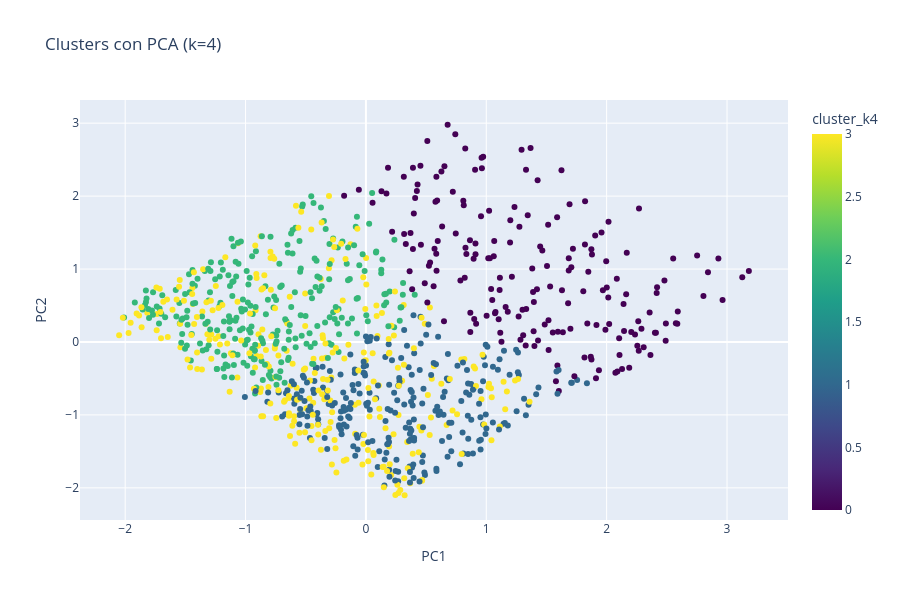

The notebook cell this image was saved under:
### Code cell
import plotly.express as px

fig_pca = px.scatter(
    df, x="PC1", y="PC2", color="cluster_k4",
    hover_data=["Total", "Rating", "Customer type", "Product line", "Payment"],
    title="Clusters con PCA (k=4)",
    color_continuous_scale="Viridis"
)
fig_pca.update_layout(width=900, height=600)
fig_pca.show()

### Figure 1 — Plotly figure (JSON) as saved in the notebook; plotly's stock layout.template omitted (floating-point values rounded to 4 significant figures; data arrays with more than 128 entries replaced by an {"elided": "..."} marker saying what was removed)
{"data": [{"customdata": {"elided": "1000x5 mixed values"}, "hovertemplate": "PC1=%{x}<br>PC2=%{y}<br>Total=%{customdata[0]}<br>Rating=%{customdata[1]}<br>Customer type=%{customdata[2]}<br>Product line=%{customdata[3]}<br>Payment=%{customdata[4]}<br>cluster_k4=%{marker.color}<extra></extra>", "legendgroup": "", "marker": {"color": {"elided": "1000 int values"}, "coloraxis": "coloraxis", "symbol": "circle"}, "mode": "markers", "name": "", "orientation": "v", "showlegend": false, "type": "scatter", "x": {"elided": "1000 float values"}, "xaxis": "x", "y": {"elided": "1000 float values"}, "yaxis": "y"}], "layout": {"coloraxis": {"colorbar": {"title": {"text": "cluster_k4"}}, "colorscale": [[0, "#440154"], [0.1111, "#482878"], [0.2222, "#3e4989"], [0.3333, "#31688e"], [0.4444, "#26828e"], [0.5556, "#1f9e89"], [0.6667, "#35b779"], [0.7778, "#6ece58"], [0.8889, "#b5de2b"], [1, "#fde725"]]}, "height": 600, "legend": {"tracegroupgap": 0}, "title": {"text": "Clusters con PCA (k=4)"}, "width": 900, "xaxis": {"anchor": "y", "domain": [0, 1], "title": {"text": "PC1"}}, "yaxis": {"anchor": "x", "domain": [0, 1], "title": {"text": "PC2"}}}}
